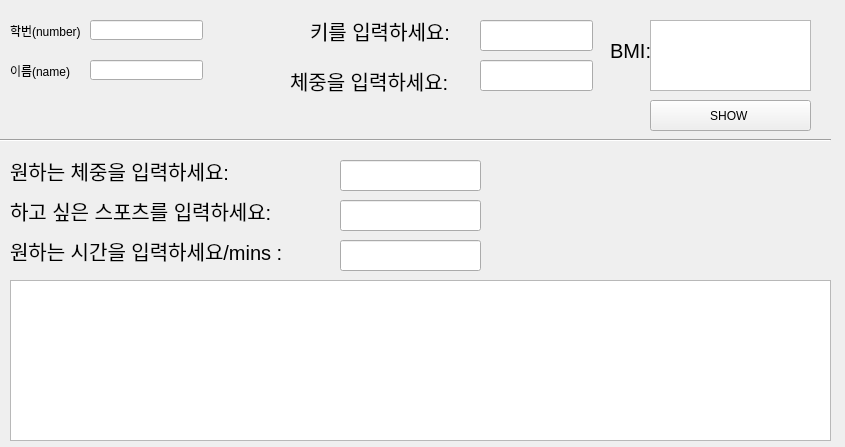
<?xml version="1.0" encoding="UTF-8"?>
<ui version="4.0">
 <class>BMI</class>
 <widget class="QWidget" name="BMI">
  <property name="geometry">
   <rect>
    <x>0</x>
    <y>0</y>
    <width>845</width>
    <height>447</height>
   </rect>
  </property>
  <property name="windowTitle">
   <string>BMI 계산기</string>
  </property>
  <widget class="QLineEdit" name="lineEdit">
   <property name="geometry">
    <rect>
     <x>480</x>
     <y>20</y>
     <width>113</width>
     <height>31</height>
    </rect>
   </property>
  </widget>
  <widget class="QLineEdit" name="lineEdit_2">
   <property name="geometry">
    <rect>
     <x>480</x>
     <y>60</y>
     <width>113</width>
     <height>31</height>
    </rect>
   </property>
  </widget>
  <widget class="QLabel" name="label">
   <property name="geometry">
    <rect>
     <x>310</x>
     <y>0</y>
     <width>241</width>
     <height>61</height>
    </rect>
   </property>
   <property name="font">
    <font>
     <pointsize>15</pointsize>
    </font>
   </property>
   <property name="text">
    <string>키를 입력하세요:</string>
   </property>
  </widget>
  <widget class="QLabel" name="label_2">
   <property name="geometry">
    <rect>
     <x>290</x>
     <y>50</y>
     <width>241</width>
     <height>61</height>
    </rect>
   </property>
   <property name="font">
    <font>
     <pointsize>15</pointsize>
    </font>
   </property>
   <property name="text">
    <string>체중을 입력하세요:</string>
   </property>
  </widget>
  <widget class="Line" name="line">
   <property name="geometry">
    <rect>
     <x>0</x>
     <y>110</y>
     <width>831</width>
     <height>61</height>
    </rect>
   </property>
   <property name="orientation">
    <enum>Qt::Horizontal</enum>
   </property>
  </widget>
  <widget class="QTextBrowser" name="bmi">
   <property name="geometry">
    <rect>
     <x>10</x>
     <y>280</y>
     <width>821</width>
     <height>161</height>
    </rect>
   </property>
  </widget>
  <widget class="QLabel" name="label_3">
   <property name="geometry">
    <rect>
     <x>610</x>
     <y>20</y>
     <width>131</width>
     <height>61</height>
    </rect>
   </property>
   <property name="font">
    <font>
     <pointsize>15</pointsize>
    </font>
   </property>
   <property name="text">
    <string>BMI:</string>
   </property>
  </widget>
  <widget class="QLabel" name="label_4">
   <property name="geometry">
    <rect>
     <x>10</x>
     <y>180</y>
     <width>321</width>
     <height>61</height>
    </rect>
   </property>
   <property name="font">
    <font>
     <pointsize>15</pointsize>
    </font>
   </property>
   <property name="text">
    <string>하고 싶은 스포츠를 입력하세요:</string>
   </property>
  </widget>
  <widget class="QLabel" name="label_5">
   <property name="geometry">
    <rect>
     <x>10</x>
     <y>220</y>
     <width>351</width>
     <height>61</height>
    </rect>
   </property>
   <property name="font">
    <font>
     <pointsize>15</pointsize>
    </font>
   </property>
   <property name="text">
    <string>원하는 시간을 입력하세요/mins :</string>
   </property>
  </widget>
  <widget class="QLabel" name="label_6">
   <property name="geometry">
    <rect>
     <x>10</x>
     <y>150</y>
     <width>271</width>
     <height>41</height>
    </rect>
   </property>
   <property name="font">
    <font>
     <pointsize>15</pointsize>
    </font>
   </property>
   <property name="text">
    <string>원하는 체중을 입력하세요:</string>
   </property>
  </widget>
  <widget class="QLineEdit" name="lineEdit_3">
   <property name="geometry">
    <rect>
     <x>340</x>
     <y>160</y>
     <width>141</width>
     <height>31</height>
    </rect>
   </property>
  </widget>
  <widget class="QLineEdit" name="lineEdit_4">
   <property name="geometry">
    <rect>
     <x>340</x>
     <y>200</y>
     <width>141</width>
     <height>31</height>
    </rect>
   </property>
  </widget>
  <widget class="QLineEdit" name="lineEdit_5">
   <property name="geometry">
    <rect>
     <x>340</x>
     <y>240</y>
     <width>141</width>
     <height>31</height>
    </rect>
   </property>
  </widget>
  <widget class="QLabel" name="label_7">
   <property name="geometry">
    <rect>
     <x>10</x>
     <y>10</y>
     <width>91</width>
     <height>41</height>
    </rect>
   </property>
   <property name="text">
    <string>학번(number)</string>
   </property>
  </widget>
  <widget class="QLabel" name="label_8">
   <property name="geometry">
    <rect>
     <x>10</x>
     <y>50</y>
     <width>101</width>
     <height>41</height>
    </rect>
   </property>
   <property name="text">
    <string>이름(name)</string>
   </property>
  </widget>
  <widget class="QTextBrowser" name="textBrowser_2">
   <property name="geometry">
    <rect>
     <x>650</x>
     <y>20</y>
     <width>161</width>
     <height>71</height>
    </rect>
   </property>
  </widget>
  <widget class="QLineEdit" name="lineEdit_6">
   <property name="geometry">
    <rect>
     <x>90</x>
     <y>20</y>
     <width>113</width>
     <height>20</height>
    </rect>
   </property>
  </widget>
  <widget class="QLineEdit" name="lineEdit_7">
   <property name="geometry">
    <rect>
     <x>90</x>
     <y>60</y>
     <width>113</width>
     <height>20</height>
    </rect>
   </property>
  </widget>
  <widget class="QPushButton" name="pushButton">
   <property name="geometry">
    <rect>
     <x>650</x>
     <y>100</y>
     <width>161</width>
     <height>31</height>
    </rect>
   </property>
   <property name="text">
    <string>SHOW </string>
   </property>
  </widget>
 </widget>
 <resources/>
 <connections/>
</ui>
